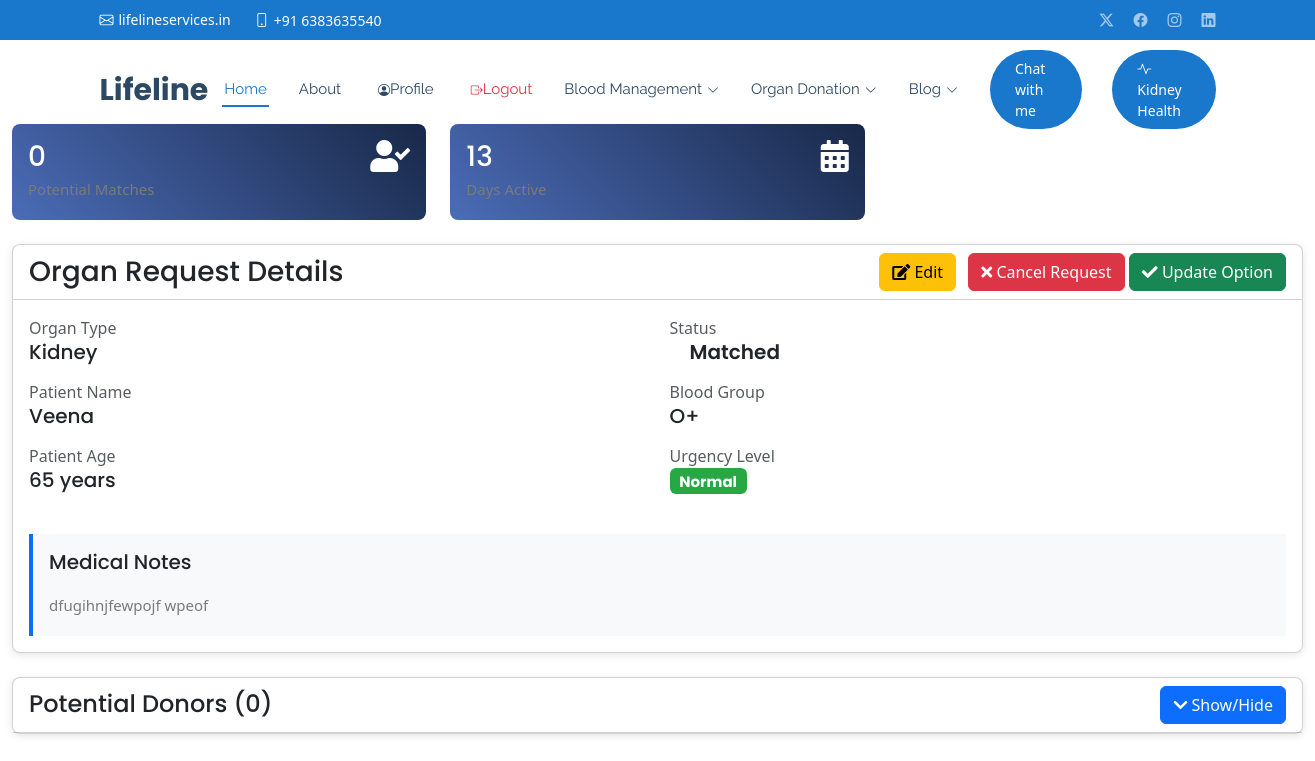
The app's page /organ-request/7/ (signed in) with its own data.
### core/models.py (models this page shows, shortened)
class OrganRequest(models.Model):
    STATUS_CHOICES = [
        ('pending', 'Pending'),
        ('matched', 'Matched'),
        ('fulfilled', 'Fulfilled'),
        ('cancelled', 'Cancelled')
    ]
    hospital = models.ForeignKey(Hospital, on_delete=models.CASCADE)
    organ_type = models.ForeignKey(OrganType, on_delete=models.CASCADE)
    patient_name = models.CharField(max_length=100)
    patient_age = models.PositiveIntegerField()
    patient_blood_group = models.CharField(max_length=3, choices=Donor.BLOOD_GROUP_CHOICES)
    urgency_level = models.IntegerField(choices=[(1, 'Normal'), (2, 'Urgent'), (3, 'Critical')])
    medical_notes = models.TextField()
    status = models.CharField(max_length=20, choices=STATUS_CHOICES, default='pending')
    matched_donor = models.ForeignKey(OrganDonor, on_delete=models.SET_NULL, null=True, blank=True, related_name='matched_requests')
    created_at = models.DateTimeField(auto_now_add=True)
    updated_at = models.DateTimeField(auto_now=True)

class OrganType(models.Model):
    CATEGORY_CHOICES = [
        ('organ', 'Organ'),
        ('tissue', 'Tissue'),
        ('stem_cell', 'Stem Cell')
    ]
    ORGAN_CHOICES = [
        ('Kidney', 'Kidney'),
        ('Liver', 'Liver'),
        ('Pancreas', 'Pancreas'),
        ('Intestine', 'Intestine')
    ]
    TISSUE_CHOICES = [
        ('Bone marrow', 'Bone marrow'),
        ('Bone', 'Bone'),
        ('Corneas', 'Corneas'),
        ('Skin', 'Skin'),
        ('Tendons', 'Tendons'),
        ('Ligaments', 'Ligaments'),
        ('Cartilage', 'Cartilage'),
        ('Blood vessels', 'Blood vessels'),
        ('Nerves', 'Nerves')
    ]
    STEM_CELL_CHOICES = [
        ('Cord Blood Stem Cells', 'Cord Blood Stem Cells'),
        ('Peripheral Blood Stem Cells', 'Peripheral Blood Stem Cells'),
        ('Bone Marrow Stem Cells', 'Bone Marrow Stem Cells')
    ]
    name = models.CharField(max_length=100, unique=True)
    category = models.CharField(max_length=20, choices=CATEGORY_CHOICES)
    description = models.TextField(blank=True)
    is_active = models.BooleanField(default=True)

### core/views.py (the view)
# urls.py: path('organ-request/<int:request_id>/', views.organ_request_detail, name='organ_request_detail'),
@login_required
def organ_request_detail(request, request_id):
    organ_request = get_object_or_404(OrganRequest, id=request_id)
    if organ_request.hospital != request.user.hospital_profile:
        messages.error(request, "You don't have permission to view this request.")
        return redirect('organ_request_list')
    excluded_donors = OrganRequest.objects.filter(
        organ_type=organ_request.organ_type,
        status='fulfilled'
    ).values_list('matched_donor', flat=True)
    matching_donors = OrganDonor.objects.filter(
        organs=organ_request.organ_type,  # Match organ type
        donor__blood_group=organ_request.patient_blood_group,  # Match blood group
        is_active=True,
        agreed_to_donate=True
    ).exclude(
        id__in=excluded_donors  # Exclude donors who have already donated
    ).select_related('donor')  # Include related Donor objects
    if matching_donors.count() > 0 and organ_request.status == 'pending':
        organ_request.status = 'matched'
        organ_request.save()
    stats = {
        'potential_matches_count': matching_donors.count(),
        'days_active': (datetime.now().date() - organ_request.created_at.date()).days
    }
    context = {
        'organ_request': organ_request,
        'matching_donors': matching_donors,
        'stats': stats,
    }
    return render(request, 'organ_donation/organ_request_detail.html', context)

### core/templates/organ_donation/organ_request_detail.html (shortened to what this page needs)
{% extends 'base.html' %}
{% load static %}
{% block content %}
<div class="container-fluid py-4">
    <div class="row mb-4">
        <div class="col-md-4">
            <div class="stats-card p-3">
                <div class="d-flex justify-content-between">
                    <div>
                        <h3 class="mb-0">{{ stats.potential_matches_count }}</h3>
                        <p class="mb-0">Potential Matches</p>
                    </div>
                    <i class="fas fa-user-check fa-2x"></i>
                </div>
            </div>
        </div>
        <div class="col-md-4">
            <div class="stats-card p-3">
                <div class="d-flex justify-content-between">
                    <div>
                        <h3 class="mb-0">{{ stats.days_active }}</h3>
                        <p class="mb-0">Days Active</p>
                    </div>
                    <i class="fas fa-calendar-alt fa-2x"></i>
                </div>
            </div>
        </div>
    </div>
    <div class="card detail-card mb-4">
        <div class="card-header bg-transparent">
            <div class="d-flex justify-content-between align-items-center">
                <h3 class="mb-0">Organ Request Details</h3>
                <div>
                    {% if organ_request.status == 'matched' or organ_request.status == 'pending' %}
                    <button class="btn btn-warning me-2" data-bs-toggle="modal" data-bs-target="#editRequestModal">
                        <i class="fas fa-edit"></i> Edit
                    </button>
                    <button class="btn btn-danger" data-bs-toggle="modal" data-bs-target="#cancelRequestModal">
                        <i class="fas fa-times"></i> Cancel Request
                    </button>
                    {% endif %}
                    {% if organ_request.status == 'matched' %}
                    <button class="btn btn-success" data-bs-toggle="modal" data-bs-target="#updateStatusModal">
                        <i class="fas fa-check"></i> Update Option
                    </button>
                    {% endif %}
                </div>
            </div>
        </div>
        <div class="card-body">
            <div class="row">
                <div class="col-md-6">
                    <div class="mb-3">
                        <label class="text-muted">Organ Type</label>
                        <h5>{{ organ_request.organ_type.name }}</h5>
                    </div>
                    <div class="mb-3">
                        <label class="text-muted">Patient Name</label>
                        <h5>{{ organ_request.patient_name }}</h5>
                    </div>
                    <div class="mb-3">
                        <label class="text-muted">Patient Age</label>
                        <h5>{{ organ_request.patient_age }} years</h5>
                    </div>
                </div>
                <div class="col-md-6">
                    <div class="mb-3">
                        <label class="text-muted">Status</label>
                        <h5><span class="status-badge status-{{ organ_request.status|lower }}">
                            {{ organ_request.get_status_display }}
                        </span></h5>
                    </div>
                    <div class="mb-3">
                        <label class="text-muted">Blood Group</label>
                        <h5>{{ organ_request.patient_blood_group }}</h5>
                    </div>
                    <div class="mb-3">
                        <label class="text-muted">Urgency Level</label>
                        <h5><span class="badge urgency-{{ organ_request.get_urgency_level_display|lower }}">
                            {{ organ_request.get_urgency_level_display }}
                        </span></h5>
                    </div>
                </div>
            </div>
            <div class="medical-notes mt-4">
                <h5 class="mb-3">Medical Notes</h5>
                <p class="mb-0">{{ organ_request.medical_notes }}</p>
            </div>
        </div>
    </div>
    <div class="card detail-card">
        <div class="card-header bg-transparent d-flex justify-content-between align-items-center">
            <h4 class="mb-0">Potential Donors ({{ matching_donors.count }})</h4>
            <button class="btn btn-primary" type="button" data-bs-toggle="collapse" data-bs-target="#matchingDonorsCollapse">
                <i class="fas fa-chevron-down"></i> Show/Hide
            </button>
        </div>
    </div>
</div>
{% endblock %}

### static/css/main.css (style rules this page uses)
:root { --default-font: "Roboto", system-ui, -apple-system, "Segoe UI", Roboto, "Helvetica Neue", Arial, "Noto Sans", "Liberation Sans", sans-serif, "Apple Color Emoji", "Segoe UI Emoji", "Segoe UI Symbol", "Noto Color Emoji"; --heading-font: "Poppins", sans-serif; --nav-font: "Raleway", sans-serif; }
:root { --background-color: #ffffff; --default-color: #444444; --heading-color: #2c4964; --accent-color: #1977cc; --surface-color: #ffffff; --contrast-color: #ffffff; }
:root { --nav-color: #2c4964; --nav-hover-color: #1977cc; --nav-mobile-background-color: #ffffff; --nav-dropdown-background-color: #ffffff; --nav-dropdown-color: #2c4964; --nav-dropdown-hover-color: #1977cc; }
:root { scroll-behavior: smooth; }
body { color: var(--default-color); background-color: var(--background-color); font-family: var(--default-font); }
h1, h2, h3, h4, h5, h6 { color: var(--heading-color); font-family: var(--heading-font); }
.card { border-radius: 15px; transition: transform 0.2s ease-in-out; }
.btn-primary { background-color: #007bff; border-color: #007bff; color: white; border-radius: 8px; padding: 12px 20px; font-size: 16px; transition: background-color 0.3s ease-in-out; }
.card { border: none; transition: all 0.3s ease; }
.card-header { border-bottom: 2px solid #f8f9fa; }
.btn-primary { background-color: #0d6efd; border-color: #0d6efd; padding: 8px 20px; transition: all 0.3s ease; }

### static/css/templatemo-stand-blog.css (style rules this page uses)
body { font-family: 'Roboto', sans-serif; overflow-x: hidden; text-rendering: optimizeLegibility; -webkit-font-smoothing: antialiased; -moz-osx-font-smoothing: grayscale; }
p { margin-bottom: 0px; font-size: 15px; font-weight: 400; color: #7a7a7a; line-height: 30px; }
h1,h2,h3,h4,h5,h6 { margin: 0px; }

### core/templates/organ_donation/organ_request_detail.html (style rules this page uses)
.detail-card { border-radius: 8px; box-shadow: 0 2px 8px rgba(0,0,0,0.1); }
.status-badge { padding: 0.5em 1em; border-radius: 4px; font-weight: 600; }
.stats-card { background: linear-gradient(45deg, #4b6cb7, #182848); color: white; border-radius: 8px; }
.urgency-normal { background-color: #28a745; color: white; }
.medical-notes { background-color: #f8f9fa; border-left: 4px solid #0d6efd; padding: 1rem; margin-top: 1rem; }

### records on screen
OrganRequest: organ_type.name "Kidney", patient_name "Veena", patient_age "65", status "Matched", patient_blood_group "O+", urgency_level "Normal", medical_notes "dfugihnjfewpojf wpeof"

### other values on screen
{{ stats.potential_matches_count }} "0"
{{ stats.days_active }} "13"
{{ matching_donors.count }} "0"
